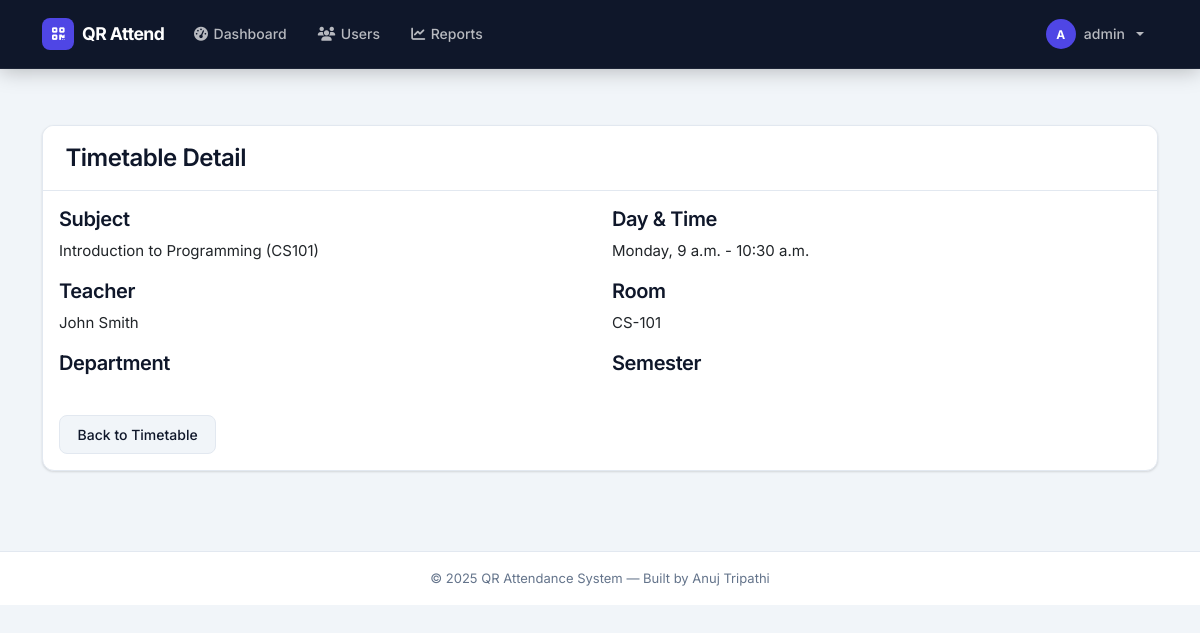
/timetable/detail/1/ (signed in), run on the app's committed database.
### accounts/models.py (models this page shows, shortened)
class CustomUser(AbstractUser):
    USER_TYPE_CHOICES = (
        ('ADMIN', 'Admin'),
        ('TEACHER', 'Teacher'),
        ('STUDENT', 'Student'),
    )
    user_type = models.CharField(max_length=10, choices=USER_TYPE_CHOICES, default='STUDENT')
    class Meta:
        permissions = [
            ("can_manage_users", "Can manage all users"),
            ("can_manage_attendance", "Can manage attendance"),
            ("can_view_reports", "Can view attendance reports"),
        ]
    @property
    def is_admin(self):
        return self.user_type == 'ADMIN'

### timetable/models.py (models this page shows, shortened)
class Timetable(models.Model):
    DAY_CHOICES = (
        ('Monday', 'Monday'),
        ('Tuesday', 'Tuesday'),
        ('Wednesday', 'Wednesday'),
        ('Thursday', 'Thursday'),
        ('Friday', 'Friday'),
        ('Saturday', 'Saturday'),
        ('Sunday', 'Sunday'),
    )
    subject = models.ForeignKey(Subject, on_delete=models.CASCADE, related_name='timetable_entries')
    teacher = models.ForeignKey(Teacher, on_delete=models.CASCADE, related_name='timetable_entries')
    day = models.CharField(max_length=10, choices=DAY_CHOICES)
    slot = models.CharField(max_length=10)
    start_time = models.TimeField()
    end_time = models.TimeField()
    room = models.CharField(max_length=20)
    batch = models.CharField(max_length=10)
    class Meta:
        ordering = ['day', 'start_time']
        unique_together = ['day', 'slot', 'batch']

### academics/models.py (models this page shows, shortened)
class Subject(models.Model):
    name = models.CharField(max_length=100)
    code = models.CharField(max_length=10, unique=True)
    department = models.ForeignKey(Department, on_delete=models.CASCADE, related_name='subjects')
    credits = models.IntegerField(default=3)
    description = models.TextField(blank=True, null=True)

### teachers/models.py (models this page shows, shortened)
class Teacher(models.Model):
    user = models.OneToOneField(CustomUser, on_delete=models.CASCADE, related_name='teacher_profile')
    teacher_id = models.CharField(max_length=20, unique=True)
    department = models.CharField(max_length=100)
    designation = models.CharField(max_length=100)
    phone = models.CharField(max_length=15, blank=True, null=True)
    address = models.TextField(blank=True, null=True)
    date_of_joining = models.DateField(blank=True, null=True)
    class Meta:
        ordering = ['teacher_id']

### timetable/views.py (the view)
# urls.py: path('detail/<int:id>/', views.timetable_detail, name='timetable_detail'),
@login_required
def timetable_detail(request, id):
    timetable = get_object_or_404(Timetable, id=id)
    if request.user.is_admin:
        pass  # Admin can view all timetables
    elif request.user.is_teacher and hasattr(request.user, 'teacher_profile'):
        if timetable.teacher != request.user.teacher_profile:
            messages.error(request, "You don't have permission to view this timetable.")
            return redirect('timetable:timetable_list')
    elif request.user.is_student and hasattr(request.user, 'student_profile'):
        if timetable.department != request.user.student_profile.department:
            messages.error(request, "You don't have permission to view this timetable.")
            return redirect('timetable:timetable_list')
    else:
        messages.error(request, "You don't have permission to view this page.")
        return redirect('core:home')
    return render(request, 'timetable/timetable_detail.html', {'timetable': timetable})

### templates/timetable/timetable_detail.html (shortened to what this page needs)
{% extends 'base/base.html' %}
{% block content %}
<div class="container mt-4">
    <div class="row">
        <div class="col-md-12">
            <div class="card">
                <div class="card-header bg-primary text-white">
                    <h4 class="mb-0">Timetable Detail</h4>
                </div>
                <div class="card-body">
                    <div class="row">
                        <div class="col-md-6">
                            <h5>Subject</h5>
                            <p>{{ timetable.subject.name }} ({{ timetable.subject.code }})</p>
                            <h5>Teacher</h5>
                            <p>{{ timetable.teacher.user.get_full_name }}</p>
                            <h5>Department</h5>
                        </div>
                        <div class="col-md-6">
                            <h5>Day & Time</h5>
                            <p>{{ timetable.get_day_display }}, {{ timetable.start_time }} - {{ timetable.end_time }}</p>
                            <h5>Room</h5>
                            <p>{{ timetable.room }}</p>
                            <h5>Semester</h5>
                        </div>
                    </div>
                    <div class="mt-4">
                        <a href="{% url 'timetable:timetable_list' %}" class="btn btn-secondary">Back to Timetable</a>
                    </div>
                </div>
            </div>
        </div>
    </div>
</div>
{% endblock %}

### templates/base/base.html (shortened to what this page needs)
{% load static %}
<!doctype html>
<html lang="en">
  <head>
    <link
      href="https://cdn.jsdelivr.net/npm/bootstrap@5.3.2/dist/css/bootstrap.min.css"
      rel="stylesheet"
    />
    <link
      rel="stylesheet"
      href="https://cdnjs.cloudflare.com/ajax/libs/font-awesome/6.5.0/css/all.min.css"
    />
    <link rel="stylesheet" href="{% static 'css/style.css' %}" />
  </head>
  <body>
    <nav class="navbar navbar-expand-lg">
      <div class="container">
        <a class="navbar-brand" href="{% url 'core:home' %}">
          <span class="brand-icon"><i class="fas fa-qrcode"></i></span>
          QR Attend
        </a>
        <div class="collapse navbar-collapse" id="navbarNav">
          <ul class="navbar-nav me-auto gap-1">
            {% if user.is_authenticated %}
            <li class="nav-item">
              <a class="nav-link" href="{% url 'core:home' %}">
                <i class="fas fa-gauge-high"></i> Dashboard
              </a>
            </li>
            {% if user.is_admin %}
            <li class="nav-item">
              <a class="nav-link" href="/admin/accounts/customuser/">
                <i class="fas fa-users"></i> Users
              </a>
            </li>
            <li class="nav-item">
              <a class="nav-link" href="{% url 'attendance:attendance_list' %}">
                <i class="fas fa-chart-line"></i> Reports
              </a>
            </li>
            {% endif %} {% endif %}
          </ul>
          <ul class="navbar-nav">
            {% if user.is_authenticated %}
            <li class="nav-item dropdown">
              <a
                class="nav-link dropdown-toggle"
                href="#"
                id="navbarDropdown"
                role="button"
                data-bs-toggle="dropdown"
                aria-expanded="false"
              >
                <span class="user-avatar">{{ user.username|first }}</span>
                {{ user.username }}
              </a>
            </li>
            {% else %}
            <li class="nav-item">
              <a class="nav-link" href="{% url 'accounts:login' %}">
                <i class="fas fa-right-to-bracket me-1"></i>Login
              </a>
            </li>
            {% endif %}
          </ul>
        </div>
      </div>
    </nav>
    <div class="main-content">{% block content %}{% endblock %}</div>
    <footer class="site-footer">
      &copy; 2025 QR Attendance System &mdash; Built by Anuj Tripathi
    </footer>
  </body>
</html>

### static/css/style.css (style rules this page uses)
:root { --primary: #4f46e5; --primary-dark: #3730a3; --primary-light: #ede9fe; --accent: #06b6d4; --success: #10b981; --warning: #f59e0b; --danger: #ef4444; --surface: #ffffff; --surface-alt: #f8fafc; --border: #e2e8f0; --text: #0f172a; --text-muted: #64748b; --nav-bg: #0f172a; --shadow-sm: 0 1px 3px rgba(0, 0, 0, 0.08), 0 1px 2px rgba(0, 0, 0, 0.06); --shadow: 0 4px 16px rgba(15, 23, 42, 0.1); --shadow-lg: 0 10px 40px rgba(15, 23, 42, 0.14); --radius: 12px; --radius-sm: 8px; --transition: 0.2s ease; }
*, *::before, *::after { box-sizing: border-box; }
body { font-family: "Inter", -apple-system, BlinkMacSystemFont, sans-serif; background-color: #f1f5f9; color: var(--text); font-size: 0.9375rem; line-height: 1.6; min-height: 100vh; }
h1, h2, h3, h4, h5, h6 { font-weight: 600; letter-spacing: -0.02em; color: var(--text); }
a { color: var(--primary); transition: color var(--transition); }
.navbar { background: var(--nav-bg) !important; border-bottom: 1px solid rgba(255, 255, 255, 0.06); padding: 0.75rem 0; box-shadow: 0 2px 20px rgba(0, 0, 0, 0.25); position: sticky; top: 0; z-index: 1030; }
.navbar-brand { font-weight: 700; font-size: 1.1rem; letter-spacing: -0.03em; color: #ffffff !important; display: flex; align-items: center; gap: 0.5rem; }
.navbar-brand .brand-icon { width: 32px; height: 32px; border-radius: 8px; background: var(--primary); display: inline-flex; align-items: center; justify-content: center; font-size: 0.9rem; color: #fff; }
.navbar-nav .nav-link { color: rgba(255, 255, 255, 0.7) !important; font-weight: 500; font-size: 0.875rem; padding: 0.45rem 0.85rem !important; border-radius: 6px; transition: background var(--transition), color var(--transition); display: flex; align-items: center; gap: 0.35rem; }
.navbar .dropdown-toggle { display: flex; align-items: center; gap: 0.5rem; }
.user-avatar { width: 30px; height: 30px; background: var(--primary); border-radius: 50%; display: inline-flex; align-items: center; justify-content: center; font-size: 0.75rem; font-weight: 700; color: #fff; text-transform: uppercase; }
.main-content { max-width: 1200px; margin: 0 auto; padding: 2rem 1.25rem; }
.card { border: 1px solid var(--border); border-radius: var(--radius); box-shadow: var(--shadow-sm); background: var(--surface); transition: box-shadow var(--transition), transform var(--transition); overflow: hidden; }
.card-header { background: var(--surface) !important; border-bottom: 1px solid var(--border) !important; padding: 1.1rem 1.4rem; font-weight: 600; }
.btn { font-weight: 500; font-size: 0.875rem; border-radius: var(--radius-sm); padding: 0.5rem 1.1rem; transition: all var(--transition); display: inline-flex; align-items: center; gap: 0.4rem; }
.btn-secondary { background: #f1f5f9; border-color: var(--border); color: var(--text); }
.site-footer { background: var(--surface); border-top: 1px solid var(--border); padding: 1rem 0; margin-top: 3rem; text-align: center; font-size: 0.8125rem; color: var(--text-muted); }

### data on the page
CustomUser: username|first "A", username "admin"
Timetable: subject.name "Introduction to Programming", subject.code "CS101", teacher.user.get_full_name "John Smith", day "Monday", start_time "9 a.m.", end_time "10:30 a.m.", room "CS-101"
